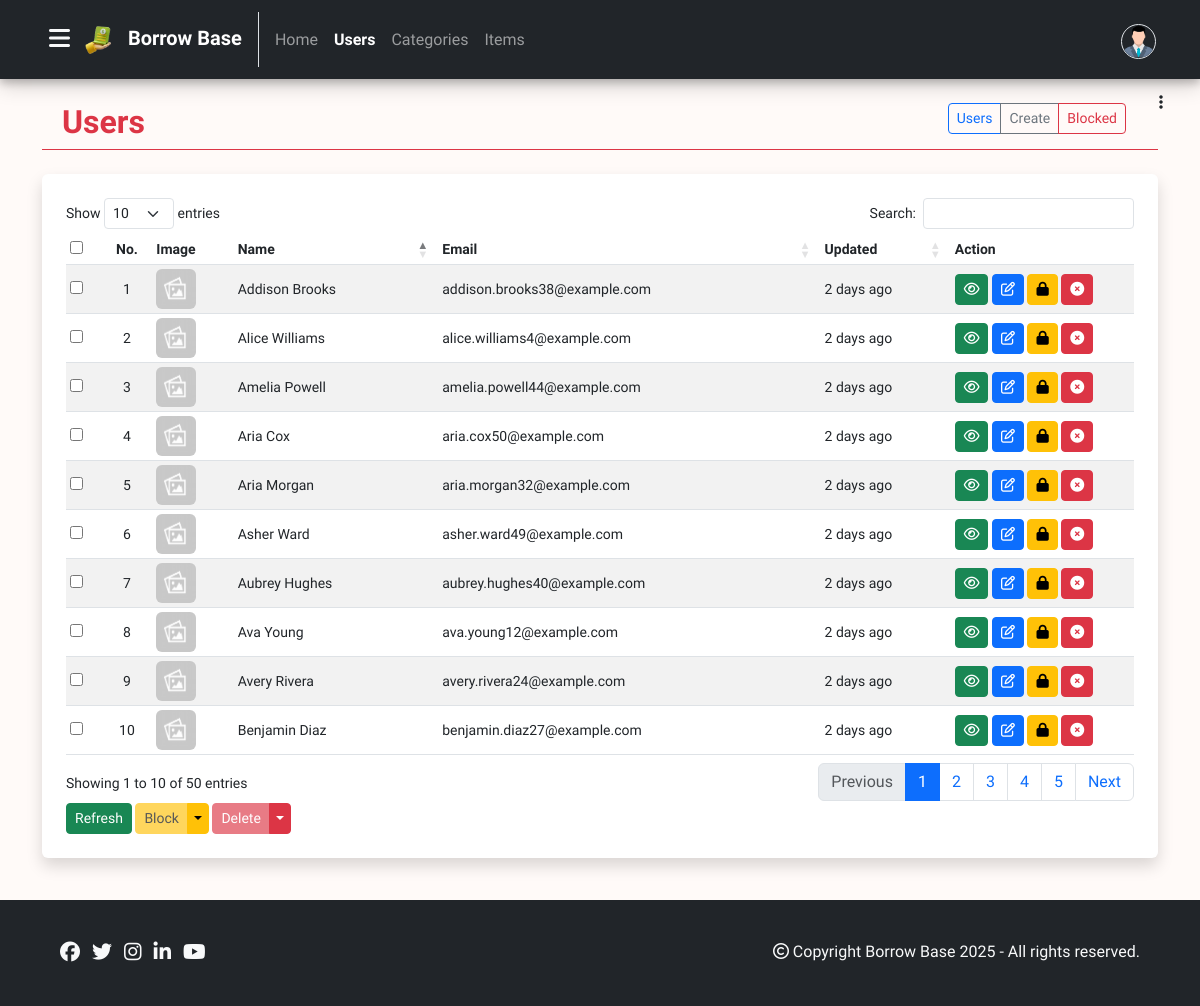
Screenshot of /admin/users/index.php (signed in) with the database file from the repository.
### tables this page shows
CREATE TABLE `users` (
  `id` INT(11) NOT NULL AUTO_INCREMENT PRIMARY KEY,
  `name` varchar(255) NOT NULL,
  `email` varchar(255) NOT NULL,
  `password` varchar(255) NOT NULL,
  `gender` char(1) DEFAULT NULL,
  `dob` date DEFAULT NULL,
  `phone` varchar(15) DEFAULT NULL,
  `address` varchar(255) DEFAULT NULL,
  `image` varchar(255) DEFAULT NULL,
  `role` char(1) NOT NULL DEFAULT 'u',
  `status` tinyint(1) NOT NULL DEFAULT 1,
  `created_at` datetime NOT NULL DEFAULT current_timestamp(),
  `updated_at` datetime NOT NULL DEFAULT current_timestamp()
);

### admin/users/variables.php (called while the page is built, shortened)
<?php
$plural = "users";
?>

### logics/db.php (called while the page is built, shortened)
<?php
class db
{
	private $dbHost = "localhost";
	private $dbUser = "root";
	private $dbPassword = "";
	private $dbName = "borrow_base";
	private $mysqli = "";
	private $conn = false;
	public function __construct()
	{
		if(!$this->conn)
		{
			$this->mysqli = new mysqli($this->dbHost, $this->dbUser, $this->dbPassword, $this->dbName);
			$this->conn = true;
		}
		else
		{
			return true;
		}
	}
	public function executeSQL($query, $params, $select = false)
	{
	    if (!empty($params))
	    {
	        $bind_names = $this->dynamicallyBindParameters($query, $params);
			$query = $this->mysqli->prepare($query);
	        call_user_func_array(array($query,'bind_param'), $bind_names);
	        $query->execute();
	        if($select)
	        {
	        	$result = $query->get_result()->fetch_all(MYSQLI_ASSOC);
	    	}
	    	else
	    	{
	    		if($query->affected_rows > 0)
		        {
		        	$result = ["queryExecuted" => true, "affectedRows" => $query->affected_rows];
		        }
		        else
		        {
		        	$result = ["queryExecuted" => false, "affectedRows" => 0];
		        }
	    	}
	    }
	    else
	    {
	    	$query = $this->mysqli->prepare($query);
	        $query->execute();
	        if($select)
	        {
	        	$result = $query->get_result()->fetch_all(MYSQLI_ASSOC);
	    	}
	    }
	    return $result;
	}
	public function timestampToCustomHumanReadable($timestamp) {
        $currentTimestamp = time();
        $timeDifference = abs($currentTimestamp - $timestamp);
        $secondsPerMinute = 60;
        $secondsPerHour = $secondsPerMinute * 60;
        $secondsPerDay = $secondsPerHour * 24;
        $secondsPerWeek = $secondsPerDay * 7;
        $secondsPerMonth = $secondsPerDay * 30;
        $secondsPerYear = $secondsPerDay * 365;
        if ($timeDifference >= $secondsPerYear) {
            $years = floor($timeDifference / $secondsPerYear);
            return $years . " year" . ($years > 1 ? "s" : "") . " ago";
        } elseif ($timeDifference >= $secondsPerMonth) {
            $months = floor($timeDifference / $secondsPerMonth);
            return $months . " month" . ($months > 1 ? "s" : "") . " ago";
        } elseif ($timeDifference >= $secondsPerWeek) {
            $weeks = floor($timeDifference / $secondsPerWeek);
            return $weeks . " week" . ($weeks > 1 ? "s" : "") . " ago";
        } elseif ($timeDifference >= $secondsPerDay) {
            $days = floor($timeDifference / $secondsPerDay);
            return $days . " day" . ($days > 1 ? "s" : "") . " ago";
        } elseif ($timeDifference >= $secondsPerHour) {
            $hours = floor($timeDifference / $secondsPerHour);
            return $hours . " hour" . ($hours > 1 ? "s" : "") . " ago";
        } else {
            $minutes = floor($timeDifference / $secondsPerMinute);
            return $minutes . " minute" . ($minutes > 1 ? "s" : "") . " ago";
        }
    }
}
?>

### admin/includes/header.php (called while the page is built, shortened)
<?php
include('../../logics/db.php');
$obj = new db();
include('variables.php');
?>

### admin/users/index.php (the view, shortened to what this page needs)
<?php
    include('../includes/header.php');
?>
<!DOCTYPE html>
<html lang="en">
<head>
    <?php include('../includes/head-contents.php'); ?>
</head>
<body>
    <?php include('../includes/admin-navbar.php'); ?>
    <?php include('../includes/admin-sidebar.php'); ?>
    <div class="container my-4">
        <div class="row px-2">
            <div class="col-4">
                <h2 class="text-danger fw-bold"><?php echo ucwords($plural); ?></h2>
            </div>
            <div class="col-8 text-end">
                <div class="btn-group" role="group" aria-label="Basic outlined example">
                    <a href="index.php" type="button" class="btn btn-sm btn-outline-primary"><?php echo ucwords($plural); ?></a>
                    <a href="create.php" type="button" class="btn btn-sm btn-outline-secondary">Create</a>
                    <a href="blocked.php" type="button" class="btn btn-sm btn-outline-danger">Blocked</a>
                </div>
            </div>
        </div>
        <hr class="text-danger opacity-100 my-0">
    </div>
    <div class="container">
        <div class="row">
        <div class="col">
            <div id="crudTable" class="shadow mb-5 p-4 rounded bg-white">
                <div class="table-responsive">
                    <table class="table table-striped table-sm" id="myTable">
                    <thead>
                        <tr>
                        <th><input type="checkbox" name="checkbox" id="checkAll"></th>
                        <th class="text-center">No.</th>
                        <th>Image</th>
                        <th>Name</th>
                        <th>Email</th>
                        <th>Updated</th>
                        <th class="actionColumn">Action</th>
                        </tr>
                    </thead>
                    <tbody>
                    <?php
                    $paramList = [];
                    $sql = "SELECT * FROM $plural WHERE status = 1 AND role = 'u' ORDER BY id DESC";
                    $result = $obj->executeSQL($sql, $paramList , true);
                    foreach($result as $row) {
                        ?>
                        <tr>
                        <td><input type="checkbox" name="checkbox"></td>
                        <td class="text-center"></td>
                        <?php $img = empty($row['image']) ? "../../images/placeholder.png" : "../uploads/".$plural."/" . $row['image']?>
                        <td><img src="<?php echo $img ?>" alt="image" class="crtudTableImage rounded"></td>
                        <td><?php echo $row["name"] ?><span class="d-none"><?php echo $row['id'] ?></span></td>
                        <td><?php echo $row["email"] ?></td>
                        <?php $date = strtotime($row["updated_at"]); ?>
                        <td data-sort="<?php echo $row["updated_at"]; ?>"><?php echo $obj->timestampToCustomHumanReadable($date); ?></td>
                        <?php include('../includes/table-actions.php'); ?>
                        </tr>
                    <?php }?>
                    </tbody>
                    </table>
                    <?php include('../includes/table-options.php'); ?>
                </div>
            </div>
        </div>
        </div>
    </div>
    <?php include('../../includes/footer.php'); ?>
</body>
</html>

### admin/includes/table-actions.php (shortened to what this page needs)
<td>
    <?php
        $page = basename($_SERVER['PHP_SELF']);
        if($page == "index.php")
        { ?>
            <a href="view.php?id=<?php echo $row['id'] ?>" class="btn btn-success btn-sm p-1 px-2 icon-button" id="btnView">
            <i class="fa fa-eye" data-bs-toggle="tooltip" data-bs-placement="top" title="View"></i>
            </a>
            <a href="edit.php?id=<?php echo $row['id'] ?>" class="btn btn-primary btn-sm p-1 px-2 icon-button" id="btnEdit">
            <i class="fa fa-edit" data-bs-toggle="tooltip" data-bs-placement="top" title="Edit"></i>
            </a>
            <a href="#" class="block btn btn-warning btn-sm p-1 px-2 icon-button" data-id=<?php echo $row['id'] ?>>
            <i class="fa fa-lock" data-bs-toggle="tooltip" data-bs-placement="top" title="Block"></i>
            </a>
            <a href="#" class="delete btn btn-danger btn-sm p-1 px-2 icon-button" data-id=<?php echo $row['id'] ?>>
            <i class="fa fa-times-circle" data-bs-toggle="tooltip" data-bs-placement="top" title="Delete"></i>
            </a>
        <?php }
    ?>
</td>

### css/style.css (style rules this page uses)
* { font-family: 'Cabin', Helvetica, sans-serif; }
body { min-height: 100vh; position: relative; margin: 0; padding-bottom: 100px; box-sizing: border-box; background-color: #FFFAF8; }
#crudTable { font-size: 14px; white-space: nowrap; }
#crudTable table .actionColumn { min-width: 100px; }
#crudTable table td { vertical-align: middle; }
#crudTable table a { padding:0px 5px; }
#crudTable input[type="checkbox"] { cursor: pointer; }
#crudTable .crtudTableImage { width: 40px; height: 40px; }

### rows the page displays
users: name "Aria Cox", email "aria.cox50@example.com", updated_at "2 days ago"
users: name "Asher Ward", email "asher.ward49@example.com", updated_at "2 days ago"
users: name "Amelia Powell", email "amelia.powell44@example.com", updated_at "2 days ago"
users: name "Aubrey Hughes", email "aubrey.hughes40@example.com", updated_at "2 days ago"
users: name "Addison Brooks", email "addison.brooks38@example.com", updated_at "2 days ago"
users: name "Aria Morgan", email "aria.morgan32@example.com", updated_at "2 days ago"
users: name "Benjamin Diaz", email "benjamin.diaz27@example.com", updated_at "2 days ago"
users: name "Avery Rivera", email "avery.rivera24@example.com", updated_at "2 days ago"
users: name "Ava Young", email "ava.young12@example.com", updated_at "2 days ago"
users: name "Alice Williams", email "alice.williams4@example.com", updated_at "2 days ago"

### other values shown
WEBSITE_NAME "Borrow Base"
$plural "Users"
